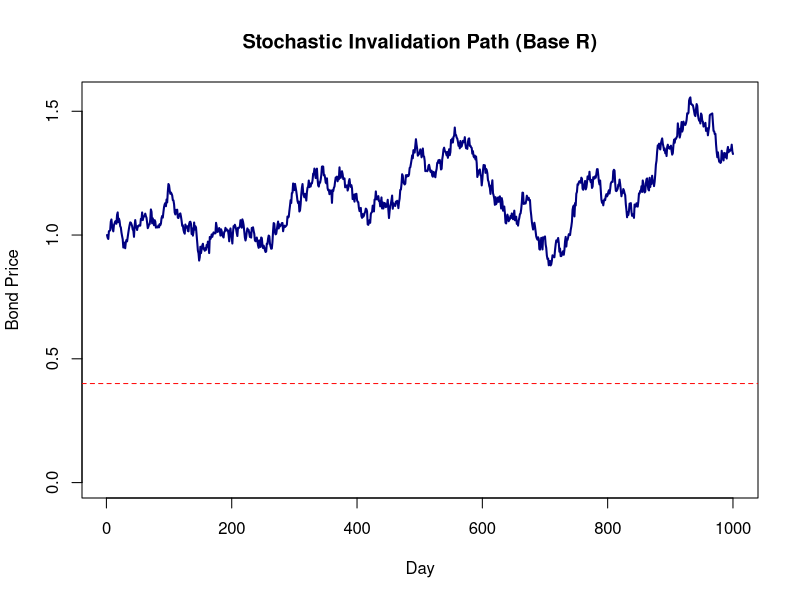

Here is the R script that generated this plot:
# ============================================================================
# Script Name : stochastic_invalidation_base_r.R
# Purpose     : Simulate distressed bond price dynamics and enforce a
#               stochastic invalidation rule (ruin event) using Base R only.
# Author      : Codex Assistant
# Created     : 2026-03-27
# R Version   : 3.6+
# Notes       : No external packages are used. Logic is intentionally explicit
#               for line-by-line professional audit.
# ============================================================================

# -----------------------------
# 1) INITIALIZE
# -----------------------------
set.seed(123)

number_of_days <- 1000L
initial_price <- 1.0
ruin_threshold <- 0.40

bond_path <- numeric(number_of_days)
bond_path[1] <- initial_price

ruin_day <- NA_integer_

# -----------------------------
# 2) SIMULATE + 3) INVALIDATE
# -----------------------------
for (day_index in 2:number_of_days) {
  step_change <- rnorm(1, mean = 0, sd = 0.02)
  bond_path[day_index] <- bond_path[day_index - 1] + step_change

  if (bond_path[day_index] < ruin_threshold) {
    ruin_day <- day_index

    if (day_index < number_of_days) {
      bond_path[(day_index + 1):number_of_days] <- 0
    }

    break
  }
}

# -----------------------------
# 4) PLOT
# -----------------------------
plot(
  x = seq_len(number_of_days),
  y = bond_path,
  type = "l",
  lwd = 2,
  col = "navy",
  xlab = "Day",
  ylab = "Bond Price",
  main = "Stochastic Invalidation Path (Base R)",
  ylim = c(0, max(1.1, bond_path, na.rm = TRUE))
)

abline(h = ruin_threshold, col = "red", lty = 2)

if (!is.na(ruin_day)) {
  abline(v = ruin_day, col = "darkred", lty = 3)
}
